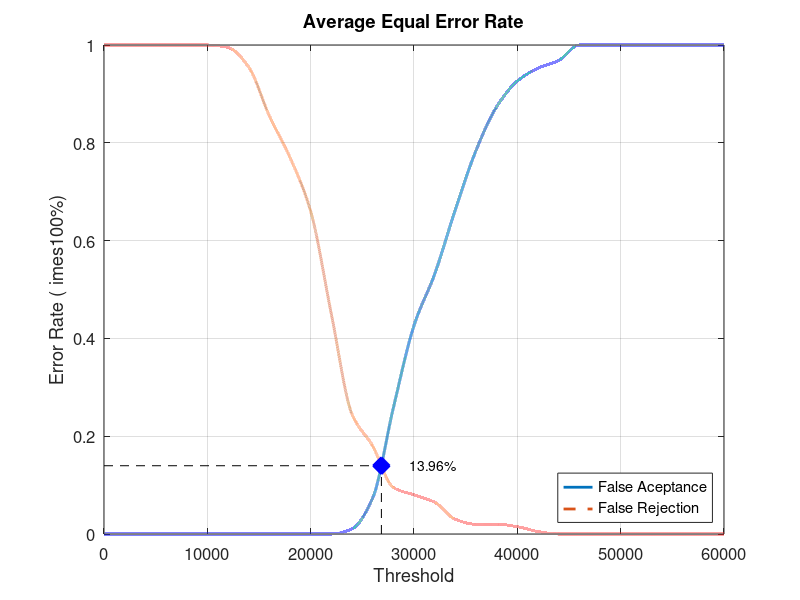
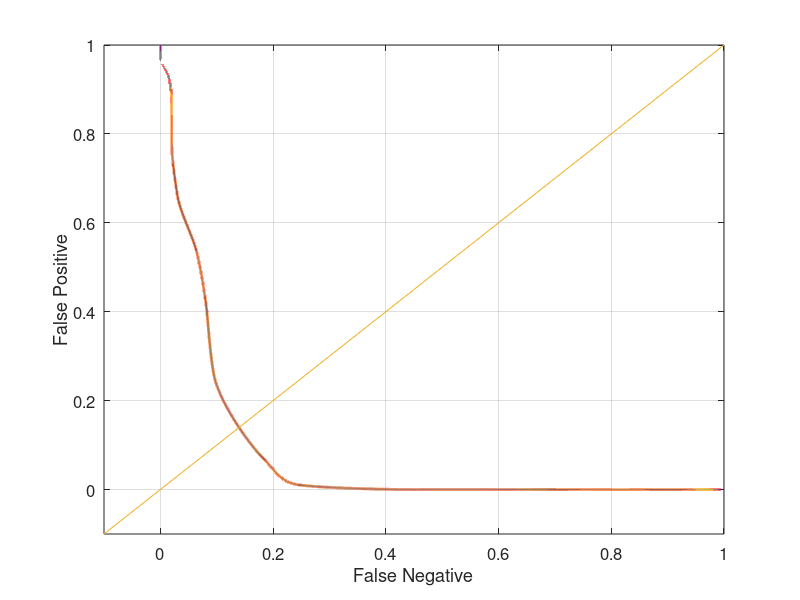

The MATLAB script that drew these images, in order:
close all;
clear;
clc;
x = 0:2000:60000;
xq = 0:0.5:60000;

y0 = [0 0 0 0 0 0 0 0 0 0 0 0 0.0105263 0.0736842 0.257895 0.426316 0.531579 0.663158 0.784211 0.873684 0.926316 0.952632 0.968421 1 1 1 1 1 1 1 1]
yy0 = interp1(x, y0, xq, 'pchip');
y1 = [1 1 1 1 1 1 0.995 0.955 0.855 0.77 0.66 0.45 0.245 0.18 0.095 0.08 0.065 0.03 0.02 0.02 0.015 0.005 0 0 0 0 0 0 0 0 0]
yy1 = interp1(x, y1, xq, 'pchip');

% Calculating EER: 
y2 = abs(y0 - y1);
find(y2 == min(y2))
yy2 = abs(yy0 - yy1);
xEER = find(yy2 == min(yy2));
xEERIndex = xq(xEER) % X-axis EER
yEER = yy0(xEER) % Y-axis EER

main = figure
plot(xq, yy0,'-','LineWidth', 2);	hold on
plot(xq, yy1,'--','LineWidth', 2);	hold on
plot([xEERIndex xEERIndex], [0 yEER], 'k--');	hold on
plot([0 xEERIndex], [yEER yEER], 'k--');	hold on
plot(xEERIndex, yEER, 'bx', 'LineWidth', 10);	hold on
text(xEERIndex + 10 * xEERIndex / 100, yEER, [num2str(round((10000 * yEER)) / 100) '%'])
legend('False Aceptance', 'False Rejection', 'Location', 'SouthEast')
xlabel('Threshold')
ylabel('Error Rate (	imes100%)')
title('Average Equal Error Rate')
set(gca, 'FontSize', 12)
axis([0 60000 0 1])
grid on

print(main, 'Database1_1Main', '-dpng');
FNRxFPR = figure('Color', [1 1 1]);
plot(yy1, yy0, '-', yy1, yy0, 'LineWidth', 2);
hold on
y = -0.1:0.1:1
plot(y, y); 
set(gca, 'FontSize', 12)
xlabel('False Negative')
ylabel('False Positive')
axis([-0.1 1 -0.1 1])
set(gca, 'FontSize', 12)
grid on

print(FNRxFPR, 'Database1_1FNRxFPR','-dpng');
